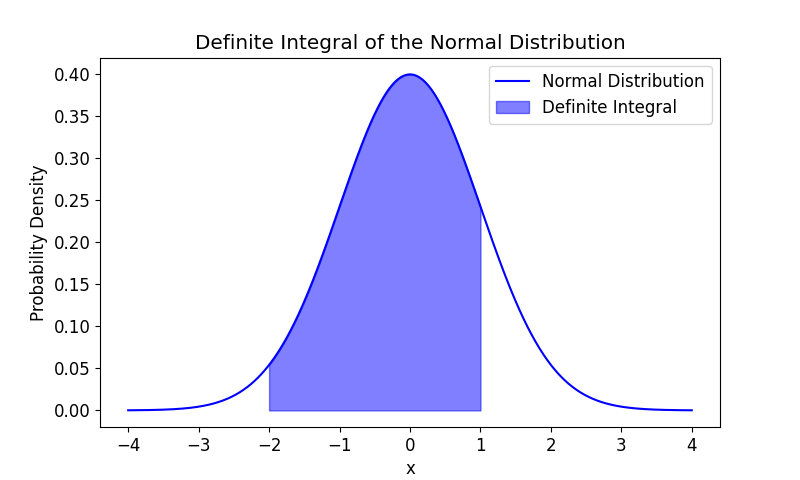

This figure's Python source:
import numpy as np
import matplotlib.pyplot as plt
from scipy.stats import norm

# Define the range and density of the x-axis
x = np.linspace(-4, 4, 1000)

# Normal distribution values
y = norm.pdf(x)

# Area under the curve for a specific range
x_fill = np.linspace(-2, 1, 500)  # Adjust -4 and 1 to your range
y_fill = norm.pdf(x_fill)

# Create the plot
plt.plot(x, y, label='Normal Distribution')
plt.fill_between(x_fill, y_fill, alpha=0.5, label='Definite Integral')

# Add labels and title
plt.xlabel('x')
plt.ylabel('Probability Density')
plt.title('Definite Integral of the Normal Distribution')
plt.legend()

# Save the figure
plt.savefig('figures/ndi/ndi.png')
plt.show()
